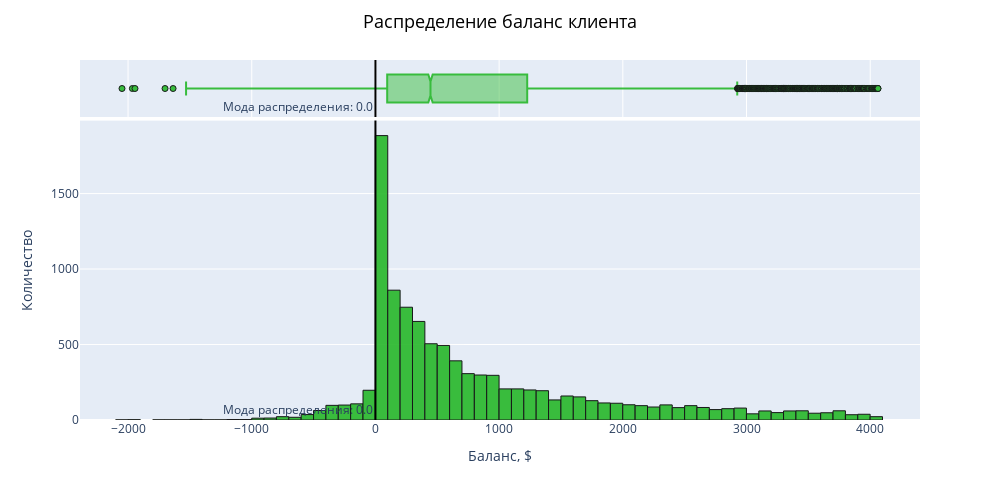

The cell this chart's notebook holds for it:
### Markdown cell above
<div class="alert alert-success">
Основная продолжительность контакта с клиентом находится в диапазоне от 50 до 300 сек.
Есть и аномальные значения где продолжительность контакта с клиентом более 30 минут (1800 сек), но сделаем допущение, что на практике возможны такие продолжительные контакты, и в случае обучения модели, может повлиять на окончательный результат, поэтому оставим все как есть

### Code cell
quant_fig('balance', 'баланс клиента', 'Баланс, $')

### Figure 1 — Plotly figure (JSON) as saved in the notebook; plotly's stock layout.template omitted (floating-point values rounded to 4 significant figures; data arrays with more than 128 entries replaced by an {"elided": "..."} marker saying what was removed)
{"data": [{"alignmentgroup": "True", "bingroup": "x", "hoverinfo": "all", "hovertemplate": "Баланс, $: %{x}<br> Количество: %{y}", "legendgroup": "", "marker": {"color": "rgb(38, 183, 42)", "line": {"color": "black", "width": 1}, "pattern": {"shape": ""}}, "name": "", "nbinsx": 100, "offsetgroup": "", "opacity": 0.9, "orientation": "v", "showlegend": false, "type": "histogram", "x": {"elided": "10105 int values"}, "xaxis": "x", "yaxis": "y"}, {"alignmentgroup": "True", "hoverinfo": "all", "hovertemplate": "Баланс, $: %{x}<br> Количество: %{y}", "legendgroup": "", "marker": {"color": "rgb(38, 183, 42)", "line": {"color": "black", "width": 1}}, "name": "", "notched": true, "offsetgroup": "", "opacity": 0.9, "showlegend": false, "type": "box", "x": {"elided": "10105 int values"}, "xaxis": "x2", "yaxis": "y2"}], "layout": {"annotations": [{"showarrow": false, "text": "Мода распределения: 0.0", "x": 0, "xanchor": "right", "xref": "x", "y": 0, "yanchor": "bottom", "yref": "y domain"}, {"showarrow": false, "text": "Мода распределения: 0.0", "x": 0, "xanchor": "right", "xref": "x2", "y": 0, "yanchor": "bottom", "yref": "y2 domain"}], "barmode": "relative", "height": 500, "legend": {"tracegroupgap": 0}, "margin": {"t": 60}, "shapes": [{"line": {"color": "black", "width": 2}, "type": "line", "x0": 0, "x1": 0, "xref": "x", "y0": 0, "y1": 1, "yref": "y domain"}, {"line": {"color": "black", "width": 2}, "type": "line", "x0": 0, "x1": 0, "xref": "x2", "y0": 0, "y1": 1, "yref": "y2 domain"}], "title": {"font": {"color": "black", "size": 18}, "text": "Распределение баланс клиента", "x": 0.5, "xanchor": "center", "y": 0.97, "yanchor": "top"}, "width": 1000, "xaxis": {"anchor": "y", "domain": [0, 1], "showspikes": true, "title": {"text": "Баланс, $"}}, "xaxis2": {"anchor": "y2", "domain": [0, 1], "matches": "x", "showgrid": true, "showspikes": true, "showticklabels": false}, "yaxis": {"anchor": "x", "domain": [0, 0.8316], "showspikes": true, "title": {"text": "Количество"}}, "yaxis2": {"anchor": "x2", "domain": [0.8416, 1], "matches": "y2", "showgrid": false, "showline": false, "showspikes": true, "showticklabels": false, "ticks": ""}}}
